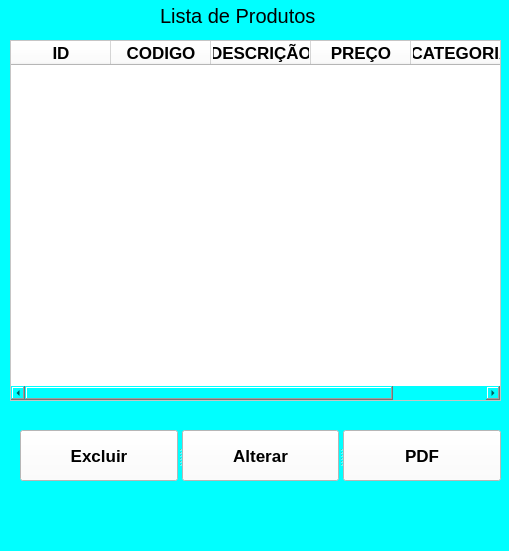
<?xml version="1.0" encoding="UTF-8"?>
<ui version="4.0">
 <class>MainWindow</class>
 <widget class="QMainWindow" name="MainWindow">
  <property name="geometry">
   <rect>
    <x>0</x>
    <y>0</y>
    <width>509</width>
    <height>551</height>
   </rect>
  </property>
  <property name="windowTitle">
   <string>MainWindow</string>
  </property>
  <property name="styleSheet">
   <string notr="true">background-color: rgb(0, 255, 255);</string>
  </property>
  <widget class="QWidget" name="centralwidget">
   <widget class="QLabel" name="label">
    <property name="geometry">
     <rect>
      <x>160</x>
      <y>0</y>
      <width>171</width>
      <height>31</height>
     </rect>
    </property>
    <property name="font">
     <font>
      <pointsize>15</pointsize>
     </font>
    </property>
    <property name="text">
     <string>Lista de Produtos</string>
    </property>
   </widget>
   <widget class="QTableWidget" name="tableWidget">
    <property name="geometry">
     <rect>
      <x>10</x>
      <y>40</y>
      <width>491</width>
      <height>361</height>
     </rect>
    </property>
    <property name="font">
     <font>
      <pointsize>13</pointsize>
      <weight>75</weight>
      <bold>true</bold>
     </font>
    </property>
    <property name="styleSheet">
     <string notr="true">background-color: rgb(255, 255, 255);</string>
    </property>
    <column>
     <property name="text">
      <string>ID</string>
     </property>
     <property name="font">
      <font>
       <pointsize>13</pointsize>
       <weight>75</weight>
       <bold>true</bold>
      </font>
     </property>
    </column>
    <column>
     <property name="text">
      <string>CODIGO</string>
     </property>
     <property name="font">
      <font>
       <pointsize>13</pointsize>
       <weight>75</weight>
       <bold>true</bold>
      </font>
     </property>
    </column>
    <column>
     <property name="text">
      <string>DESCRIÇÃO</string>
     </property>
     <property name="font">
      <font>
       <pointsize>13</pointsize>
       <weight>75</weight>
       <bold>true</bold>
      </font>
     </property>
    </column>
    <column>
     <property name="text">
      <string>PREÇO</string>
     </property>
     <property name="font">
      <font>
       <pointsize>13</pointsize>
       <weight>75</weight>
       <bold>true</bold>
      </font>
     </property>
    </column>
    <column>
     <property name="text">
      <string>CATEGORIA</string>
     </property>
     <property name="font">
      <font>
       <pointsize>13</pointsize>
       <weight>75</weight>
       <bold>true</bold>
      </font>
     </property>
    </column>
   </widget>
   <widget class="QSplitter" name="splitter">
    <property name="geometry">
     <rect>
      <x>20</x>
      <y>430</y>
      <width>481</width>
      <height>51</height>
     </rect>
    </property>
    <property name="orientation">
     <enum>Qt::Horizontal</enum>
    </property>
    <widget class="QPushButton" name="botao_excluir">
     <property name="font">
      <font>
       <pointsize>13</pointsize>
       <weight>75</weight>
       <bold>true</bold>
      </font>
     </property>
     <property name="styleSheet">
      <string notr="true">background-color: rgb(255, 255, 255);</string>
     </property>
     <property name="text">
      <string>Excluir</string>
     </property>
    </widget>
    <widget class="QPushButton" name="botao_alterar">
     <property name="font">
      <font>
       <pointsize>13</pointsize>
       <weight>75</weight>
       <bold>true</bold>
      </font>
     </property>
     <property name="styleSheet">
      <string notr="true">background-color: rgb(255, 255, 255);</string>
     </property>
     <property name="text">
      <string>Alterar</string>
     </property>
    </widget>
    <widget class="QPushButton" name="botao_pdf">
     <property name="font">
      <font>
       <pointsize>13</pointsize>
       <weight>75</weight>
       <bold>true</bold>
      </font>
     </property>
     <property name="styleSheet">
      <string notr="true">background-color: rgb(255, 255, 255);</string>
     </property>
     <property name="text">
      <string>PDF</string>
     </property>
    </widget>
   </widget>
  </widget>
  <widget class="QMenuBar" name="menubar">
   <property name="geometry">
    <rect>
     <x>0</x>
     <y>0</y>
     <width>509</width>
     <height>21</height>
    </rect>
   </property>
  </widget>
  <widget class="QStatusBar" name="statusbar"/>
 </widget>
 <resources/>
 <connections/>
</ui>
